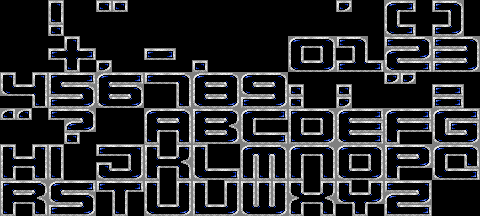

Rendered tile map (Tiled .tmx) drawn with the repository's tilesets; below, a short description and the map source with its tile grids summarised:
An orthogonal 30x36 tile map with 16x6 px tiles, 1 tile layer (Calque de Tile 1).

<map version="1.0" orientation="orthogonal" renderorder="left-up" width="30" height="36" tilewidth="16" tileheight="6">
 <tileset firstgid="1" name="tile-map" tilewidth="16" tileheight="6">
  <image source="tile.png" width="96" height="36" />
 </tileset>
 <layer name="Calque de Tile 1" width="30" height="36">
  <data>[1080 cells, 629 non-empty, 25 distinct tile ids]</data>
 </layer>
</map>
